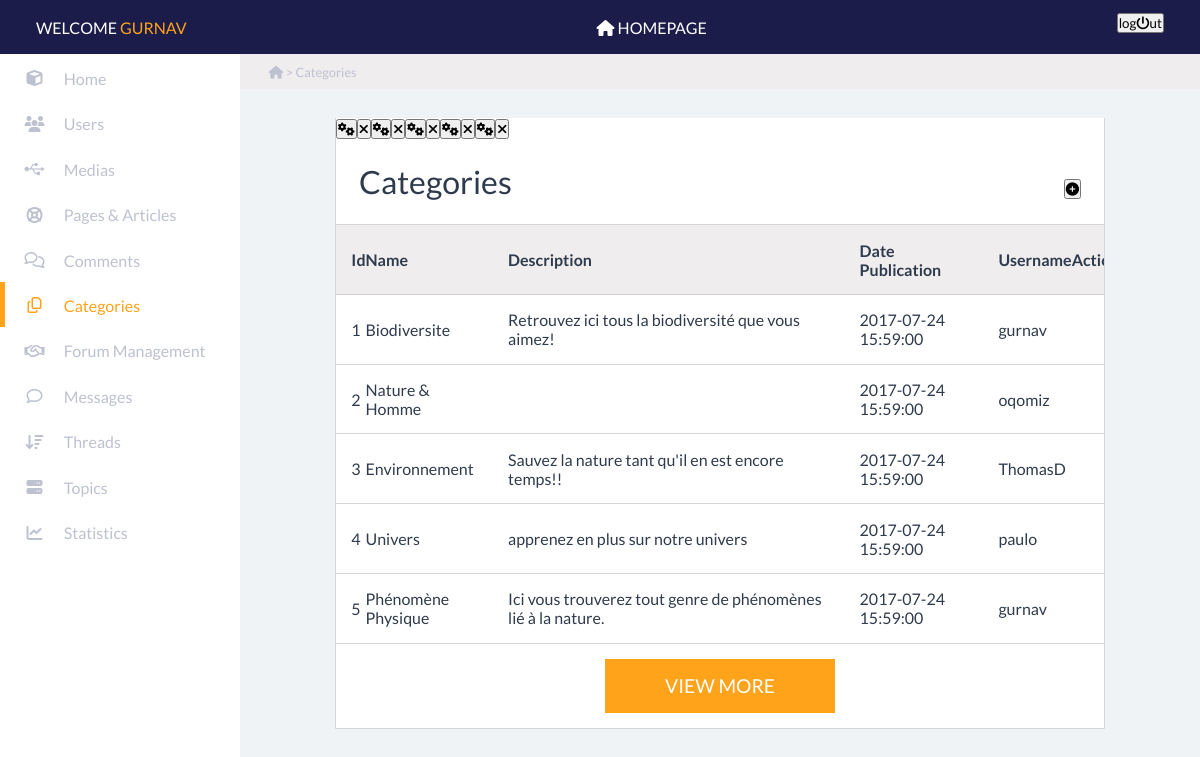
Screenshot of /esgi-geographic/admin/categories (signed in) with the database file from the repository.
### tables this page shows
CREATE TABLE `hbv_categories` (
  `id` int(11) NOT NULL,
  `name` varchar(60) NOT NULL,
  `description` varchar(255) NOT NULL,
  `date_inserted` datetime NOT NULL DEFAULT CURRENT_TIMESTAMP,
  `users_id` int(11) NOT NULL,
  `deleted` tinyint(1) NOT NULL DEFAULT '0'
);

### core/Autoloader.class.php (called while the page is built, shortened)
<?php
  class Autoloader
  {
       public static function autoload($class)
       {
           if (strpos($class, __NAMESPACE__ . '\\') === 0) {
               $class = str_replace(__NAMESPACE__ . '\\', '', $class);
               $class = explode("\\", $class);
               for($i = 0; $i < count($class) - 1; $i += 1) {
                 $class[$i] = strtolower($class[$i]);
               }
               $class = implode(DS, $class);
           }
       }
  }

### core/views/View.class.php (called while the page is built, shortened)
<?php
class View
{
    private $template;
    public function setTemplate($setTemp)
    {
        if (file_exists("template/".$setTemp.".temp.php")) {
            $this->template = $setTemp;
        } else {
            Helpers::log("Le template : ".$setTemp." n'existe pas.");
            throw new Exception("The request template : ".$setTemp." doesn't exist !");
        }
    }
    public function __destruct()
    {
        include ROOT.'template/'.$this->template.'.temp.php';
    }
}

### index.php (called while the page is built, shortened)
<?php
  $routing = new Core\Route\Routing();

### app/Autoloader.class.php (called while the page is built, shortened)
<?php
class Autoloader
{
      public static function autoload($class)
      {
          if (strpos($class, __NAMESPACE__ . '\\') === 0) {
              $class = str_replace(__NAMESPACE__ . '\\', '', $class);
              $class = explode("\\", $class);
              for($i = 0; $i < count($class) - 1; $i += 1) {
                $class[$i] = lcfirst($class[$i]);
              }
              $class = implode(DS, $class);
          }
      }
}

### core/database/BaseSql.class.php (called while the page is built, shortened)
<?php
  class BaseSql
  {
    private function setDb()
    {
        $this->db = new PDO(DB_DRIVER.":host=".DB_HOST.";port=".DB_PORT.";dbname=".DB_NAME, DB_USER, DB_PWD);
    }
  }

### app/admin/models/Categories.class.php (called while the page is built, shortened)
<?php
  class Categories extends Model
  {
      public static function getAllCategoriesWithUsers() {
          $qb = new QueryBuilder();
          $query = "SELECT * FROM ".DB_PREFIX."categories"
            ." INNER JOIN (SELECT id AS uid, username FROM ".DB_PREFIX."users) AS users_table
            ON ".DB_PREFIX."categories.users_id = users_table.uid
            WHERE ".DB_PREFIX."categories.deleted = 0
            ORDER BY date_inserted";
          return $qb->query($query, null, false);
      }
  }

### core/database/QueryBuilder.class.php (called while the page is built, shortened)
<?php
  class QueryBuilder extends BaseSql
  {
      public function query($statement, $class_name = null, $one = false)
      {
        try {
          $req = $this->db->query($statement);
          if ($class_name === null) {
              $req->setFetchMode(PDO::FETCH_OBJ);
          } else if ($class_name === null && $one === false) {
              $req->setFetchMode(PDO::FETCH_ASSOC);
          } else {
              $req->setFetchMode(PDO::FETCH_CLASS|PDO::FETCH_PROPS_LATE, $class_name);
          }
          if ($one === true) {
              $datas = $req->fetch();
          } else {
              $datas = $req->fetchAll();
          }
          return $datas;
        } catch (\Exception $e) {
          Helpers::log($e->getMessage());
          die("An error occured, please contact the site's admnistrator.");
        }
      }
  }

### app/admin/controllers/CategoriesController.class.php (called while the page is built, shortened)
<?php
  class CategoriesController extends Controller
  {
    public function indexAction()
    {
        $categories = Categories::getAllCategoriesWithUsers();
    }
  }

### app/admin/views/categories/categories.view.php (the view)
<section class="information_panel">
    <div class="path">
        <p><i class="fa fa-home" aria-hidden="true"></i> > Categories</p>
    </div>
    <div class="only_one">
        <table class="six_columns">
            <caption>Categories<a href="<?php echo BASE_URL.'admin/categories/add'; ?>"><button title="Create category"><i class="fa fa-plus-circle" aria-hidden="true"></i></button></a></caption>
            <thead>
            <tr>
                <th>Id</th>
                <th>Name</th>
                <th>Description</th>
                <th>Date Publication</th>
                <th>Username</th>
                <th>Action</th>
            </tr>
            </thead>
            <tbody>
            <?php foreach ($categories as $category): ?>
                <tr>
                    <td><?php echo $category->id; ?></td>
                    <td><?php echo $category->name; ?></td>
                    <td><?php echo $category->description; ?></td>
                    <td><?php echo $category->date_inserted; ?></td>
                    <td><?php echo $category->username; ?></td>
                    <a href="<?php echo BASE_URL.'admin/categories/update/'.$category->id; ?>"><button title="Modify"><i class="fa fa-cogs" aria-hidden="true"></i></button></a>
                    <button class="Delete" title="Delete" value="<?php echo BASE_URL.'admin/categories/delete/'.$category->id; ?>"><i class="fa fa-times" aria-hidden="true"></i></button>
                </tr>
            <?php endforeach ?>
            </tbody>
        </table>
        <button class="view_more">view more</button>
    </div>
</section>

### core/route/Routing.class.php (shortened to what this page needs)
<?php
class Routing
{
    private $uriExploded;
    private $prefix;
    private $controllerName;
    private $fullControllerName;
    private $actionName;
    private $params;
    public function __construct()
    {
        $this->runRoute();
    }
    public function setUri($uri)
    {
        $uri = filter_var($uri, FILTER_SANITIZE_URL);
        $uri = preg_replace("#".PATH_RELATIVE_PATTERN."/#", "", $uri, 1);
        $this->uri = trim($uri, DS);
        $this->uriExploded = explode('/', $this->uri);
    }
    public function setPrefix()
    {
        $this->prefix = $this->uriExploded[0];
    }
    public function setController()
    {
        $this->controller = (empty($this->uriExploded[1]))?"Index":ucfirst($this->uriExploded[1]);
        $this->controllerName = $this->controller."Controller";
        $this->fullControllerName = "App\\".ucfirst($this->prefix)."\\Controllers\\".$this->controllerName;
    }
    public function setAction()
    {
        $this->action = (empty($this->uriExploded[2]))?"index":$this->uriExploded[2];
        $this->actionName = $this->action."Action";
    }
    public function setParams()
    {
        $this->params = array_merge(array_values($this->uriExploded), $_POST);
    }
    public function checkRoute()
    {
        $isRoute = false;
        $controllerPath = "app".DS.$this->prefix.DS."controllers".DS.$this->controllerName.".class.php";
        if (file_exists($controllerPath)) {
            if (class_exists($this->fullControllerName)) {
                if (method_exists($this->fullControllerName, $this->actionName)) {
                    $isRoute = true;
                }
            }
        }
        return $isRoute;
    }
    public function runRoute()
    {
        if ($this->checkRoute()) {
            $controller = new $this->fullControllerName;
            $controller->{$this->actionName}($this->params);
        } else {
            self::notFound();
        }
    }
}

### template/admin.temp.php (shortened to what this page needs)
<!DOCTYPE html>
<html>
  <head>
    <link rel="stylesheet" href="<?php echo PATH_RELATIVE.'public'.DS.'assets'.DS.'css'.DS.'style_back.css' ?>" media="screen">
    <link rel="stylesheet" href="<?php echo PATH_RELATIVE.'public'.DS.'assets'.DS.'css'.DS.'font-awesome'.DS.'css'.DS.'font-awesome.min.css' ?>" media="screen">
  </head>
  <body>
      <header>
          <div class="top_line">
              <p>Welcome <span><?php echo $_SESSION['user']['username']; ?></span></p>
              <p><i class="fa fa-home" aria-hidden="true"></i> <a href="<?php echo BASE_URL; ?>" style="color: #fff; text-decoration: none">HomePage</a></p>
              <a href="<?php echo BASE_URL.'admin/login/logout'; ?>"><button>log<i class="fa fa-power-off" aria-hidden="true"></i>ut</button></a>
          </div>
          <nav id="nav_bar" class="nav_bar">
              <li><a href="<?php echo BASE_URL.'admin'; ?>"><i class="fa fa-cube" aria-hidden="true"></i><span>Home</span></a></li>
              <?php if ($_SESSION['user']['type'] === 'admin'): ?>
                  <li><a href="<?php echo BASE_URL.'admin/users'; ?>"><i class="fa fa-users" aria-hidden="true"></i><span>Users</span></a></li>
              <?php endif ?>
              <li><a href="<?php echo BASE_URL.'admin/medias'; ?>"><i class="fa fa-usb" aria-hidden="true"></i><span>Medias</span></a></li>
              <li><a href="<?php echo BASE_URL.'admin/contents'; ?>"><i class="fa fa-life-ring" aria-hidden="true"></i><span>Pages &amp; Articles</span></a></li>
              <li><a href="<?php echo BASE_URL.'admin/comments'; ?>"><i class="fa fa-comments-o" aria-hidden="true"></i><span>Comments</span></a></li>
              <li><a href="<?php echo BASE_URL.'admin/categories'; ?>"><i class="fa fa-files-o" aria-hidden="true"></i><span>Categories</span></a></li>
              <li><a href="<?php echo BASE_URL.'admin/management'; ?>"><i class="fa fa-handshake-o" aria-hidden="true"></i><span>Forum Management</span></a></li>
              <li><a href="<?php echo BASE_URL.'admin/messages'; ?>"><i class="fa fa-comment-o" aria-hidden="true"></i><span>Messages</span></a></li>
              <li><a href="<?php echo BASE_URL.'admin/threads'; ?>"><i class="fa fa-sort-amount-desc" aria-hidden="true"></i><span>Threads</span></a></li>
              <li><a href="<?php echo BASE_URL.'admin/topics'; ?>"><i class="fa fa-server" aria-hidden="true"></i><span>Topics</span></a></li>
              <li><a href="<?php echo BASE_URL.'admin/stats'; ?>"><i class="fa fa-line-chart" aria-hidden="true"></i><span>Statistics</span></a></li>
          </nav>
      </header>
    <?php include 'app'.DS.App::$prefix.DS.'views'.DS.$this->view.'.view.php'; ?>
    <link rel="stylesheet" href="https://www.amcharts.com/lib/3/plugins/export/export.css" type="text/css" media="all" />
</body>
</html>

### public/assets/css/style_back.css (style rules this page uses)
* { margin: 0; padding: 0; font-family: 'Lato', sans-serif; }
table { width: 100%; border-collapse:collapse; }
section { display: block; overflow: hidden; }
.top_line { display: flex; background: #1c1c4a; justify-content: space-between; padding: 1% 3%; }
.top_line p { vertical-align: middle; color: white; text-transform: uppercase; padding: 0.5% 0%; }
.top_line span { color: #ffa31a; }
.nav_bar { display: block; width: 20%; float: left; }
.nav_bar li { list-style: none; }
.nav_bar li i { width: 25%; display: inline-block; vertical-align: middle; text-align: center; }
.nav_bar li a { display: block; text-decoration: none; color: #bec1d0; padding: 5% 0%; border-left: solid 5px transparent; }
.nav_bar li a span { display: inline-block; vertical-align: middle; width: 75%; }
.nav_bar li a.active { color: #ffa31a; border-left: solid 5px #ffa31a; }
.information_panel { width: 80%; float: right; background: #eff3f6; position: relative; min-height: 100vh; }
.information_panel div { overflow: auto; }
.information_panel>div { margin: 3%; }
.information_panel .path { font-size: 0.8rem; color: #bec1d0; background: #efedee; padding: 1% 3%; margin: 0%; }
.information_panel .only_one { width: 80%; background: white; margin-left: auto; margin-right: auto; border-right: solid 1px rgba(200,200,200,0.75); border-left: solid 1px rgba(200,200,200,0.75); border-bottom: solid 1px rgba(200,200,200,0.75); }
.information_panel .six_columns { color: #2f3b4c; }
.information_panel .six_columns caption { font-size: 2rem; text-align: left; padding: 3%; }
.information_panel .six_columns caption a { background: none; border: none; float: right; font-size: inherit; color: #00b33c; cursor: pointer; text-decoration: none; }
.information_panel .six_columns thead { background: #efedee; }
.information_panel .six_columns thead tr { border-top: solid 1px rgba(200,200,200,0.75); border-bottom: solid 1px rgba(200,200,200,0.75); }
.information_panel .six_columns thead tr th { padding: 2%; text-align: left; }
.information_panel .six_columns tbody tr { border-top: solid 1px rgba(200,200,200,0.75); border-bottom: solid 1px rgba(200,200,200,0.75); }
.information_panel .six_columns tbody tr td { padding: 2%; text-align: left; position: relative; }
.information_panel .view_more { margin: 2% auto; width: 30%; color: white; background: #ffa31a; border: none; text-transform: uppercase; padding: 2%; display: block; font-size: 1.2rem; cursor: pointer; text-decoration: none; text-align: center; }

### rows the page displays
hbv_categories: id "1", name "Biodiversite", description "Retrouvez ici tous la biodiversité que vous aimez!", date_inserted "2017-07-24 15:59:00", username "gurnav"
hbv_categories: id "2", name "Nature & Homme", date_inserted "2017-07-24 15:59:00", username "oqomiz"
hbv_categories: id "3", name "Environnement", description "Sauvez la nature tant qu'il en est encore temps!!", date_inserted "2017-07-24 15:59:00", username "ThomasD"
hbv_categories: id "4", name "Univers", description "apprenez en plus sur notre univers", date_inserted "2017-07-24 15:59:00", username "paulo"
hbv_categories: id "5", name "Phénomène Physique", description "Ici vous trouverez tout genre de phénomènes lié à la nature.", date_inserted "2017-07-24 15:59:00", username "gurnav"

### other values shown
$_SESSION['user']['username'] "GURNAV"
